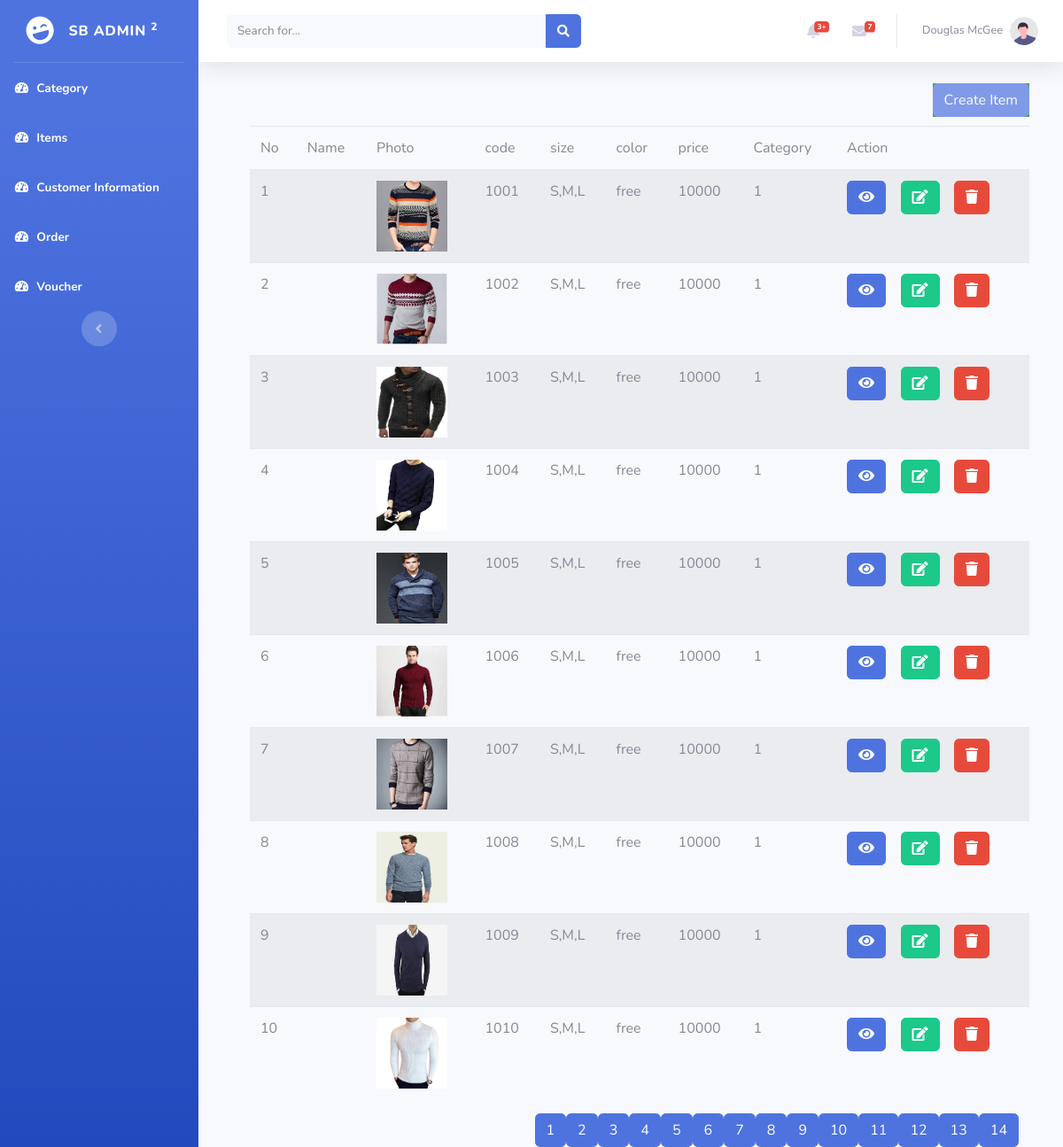
Screenshot of /backend/itemindex.php with the database file from the repository.
### tables this page shows
CREATE TABLE `item` (
  `id` int(11) NOT NULL,
  `name` varchar(255) NOT NULL,
  `photo` varchar(255) NOT NULL,
  `code` varchar(255) NOT NULL,
  `size` varchar(255) NOT NULL,
  `color` varchar(255) NOT NULL,
  `price` varchar(255) NOT NULL,
  `productid` int(11) NOT NULL
);

### backend/include/dbconn.php (called while the page is built, shortened)
<?php
class Database
{
	private static $dbHost='localhost';
	private static $dbName='purchasersystem';
	private static $dbUserName='root';
	private static $dbPassword='';
	private static $cont=null;
	public static function connect(){
	if (null== self::$cont) {
		try{
			self::$cont=new PDO("mysql:host=".self::$dbHost.";"."dbname=".self::$dbName,self::$dbUserName,self::$dbPassword);
		}
		catch (PDOException $e){
			die($e->getMessage());
		}
	}
	return self::$cont;
}
}
?>

### backend/model/item.php (called while the page is built, shortened)
<?php
include_once('include/dbconn.php');
class Item
{
	public function getitem()
{
    $this->pdo = Database::connect();
    $this->pdo->setAttribute(PDO::ATTR_ERRMODE,PDO::ERRMODE_EXCEPTION);
    $sql="select * from item LIMIT 10";
    $stmt=$this->pdo->prepare($sql);
    $stmt->execute();
    $results = $stmt -> fetchAll(PDO::FETCH_ASSOC);
    return $results;
    }
}
?>

### backend/controller/itemcontroller.php (called while the page is built, shortened)
<?php
include_once('model/item.php');
class ItemController extends Item
{
	public function showitem()
	{
		return $this->getitem();
	}
}
?>

### backend/itemindex.php (the view, shortened to what this page needs)
<?php
include_once("controller/itemcontroller.php");
$itemController=new ItemController();
$results=$itemController->showitem();
?>
<!DOCTYPE html>
<html lang="en">
<head>
    <link href="https://cdnjs.cloudflare.com/ajax/libs/font-awesome/5.15.1/css/all.min.css" rel="stylesheet" type="text/css">
    <link href="css/sb-admin-2.min.css" rel="stylesheet">
</head>
<body id="page-top">
    <div id="wrapper">
        <ul class="navbar-nav bg-gradient-primary sidebar sidebar-dark accordion" id="accordionSidebar">
            <a class="sidebar-brand d-flex align-items-center justify-content-center" href="create_cat.php">
                <div class="sidebar-brand-icon rotate-n-15">
                    <i class="fas fa-laugh-wink"></i>
                </div>
                <div class="sidebar-brand-text mx-3">SB Admin <sup>2</sup></div>
            </a>
            <hr class="sidebar-divider my-0">
             <li class="nav-item active">
                <a class="nav-link" href="catindex.php">
                    <i class="fas fa-fw fa-tachometer-alt"></i>
                    <span>Category</span></a>
            </li>
            <li class="nav-item active">
                <a class="nav-link" href="itemindex.php">
                    <i class="fas fa-fw fa-tachometer-alt"></i>
                    <span>Items</span></a>
            </li>
            <li class="nav-item active">
                <a class="nav-link" href="customerindex.php">
                    <i class="fas fa-fw fa-tachometer-alt"></i>
                    <span>Customer Information</span></a>
            </li>
            <li class="nav-item active">
                <a class="nav-link" href="orderindex.php">
                    <i class="fas fa-fw fa-tachometer-alt"></i>
                    <span>Order</span></a>
            </li>
            <li class="nav-item active">
                <a class="nav-link" href="voucherindex.php">
                    <i class="fas fa-fw fa-tachometer-alt"></i>
                    <span>Voucher</span></a>
            </li>
            <div class="text-center d-none d-md-inline">
                <button class="rounded-circle border-0" id="sidebarToggle"></button>
            </div>
        </ul>
        <div id="content-wrapper" class="d-flex flex-column">
            <div id="content">
                <nav class="navbar navbar-expand navbar-light bg-white topbar mb-4 static-top shadow">
                    <form
                        class="d-none d-sm-inline-block form-inline mr-auto ml-md-3 my-2 my-md-0 mw-100 navbar-search">
                        <div class="input-group">
                            <input type="text" class="form-control bg-light border-0 small" placeholder="Search for..."
                                aria-label="Search" aria-describedby="basic-addon2">
                            <div class="input-group-append">
                                <button class="btn btn-primary" type="button">
                                    <i class="fas fa-search fa-sm"></i>
                                </button>
                            </div>
                        </div>
                    </form>
                    <ul class="navbar-nav ml-auto">
                        <li class="nav-item dropdown no-arrow mx-1">
                            <a class="nav-link dropdown-toggle" href="#" id="alertsDropdown" role="button"
                                data-toggle="dropdown" aria-haspopup="true" aria-expanded="false">
                                <i class="fas fa-bell fa-fw"></i>
                                <span class="badge badge-danger badge-counter">3+</span>
                            </a>
                        </li>
                        <li class="nav-item dropdown no-arrow mx-1">
                            <a class="nav-link dropdown-toggle" href="#" id="messagesDropdown" role="button"
                                data-toggle="dropdown" aria-haspopup="true" aria-expanded="false">
                                <i class="fas fa-envelope fa-fw"></i>
                                <span class="badge badge-danger badge-counter">7</span>
                            </a>
                        </li>
                        <li class="nav-item dropdown no-arrow">
                            <a class="nav-link dropdown-toggle" href="#" id="userDropdown" role="button"
                                data-toggle="dropdown" aria-haspopup="true" aria-expanded="false">
                                <span class="mr-2 d-none d-lg-inline text-gray-600 small">Douglas McGee</span>
                                <img class="img-profile rounded-circle"
                                    src="img/undraw_profile.svg">
                            </a>
                        </li>
                    </ul>
                </nav>
                <div class="container-fluid">
                <div class="container-fluid" style="margin:0 10px 0 10px">
<div class='float-right' style="background-color: green; opacity: 0.7; margin:0 0 10px 0">
    <a href='createitem.php' class='btn btn-primary pull-right'>Create Item</a>
</div>
 <table class="table table-striped" >
<thead>
<tr >
<td >No</td>
<td>Name</td>
<td>Photo</td>
<td>code</td>
<td>size</td>
<td>color</td>
<td>price</td>
<td>Category</td>
<td>Action</td>
</tr>
</thead>
<tbody>
<?php
$i=1;
foreach($results as $result)
{
 ?>
<tr>
<td><?php echo $i++?> </td>
<td><?php echo $result['fname'];?>&nbsp; <?php echo $result['lname'];?></td>
<td><img src="<?php echo $result['photo'];?>" style="width:80px; height:80px;"></td>
<td><?php echo $result['code'];?> </td>
<td><?php echo $result['size'];?> </td>
<td><?php echo $result['color'];?> </td>
<td><?php echo $result['price'];?> </td>
<td><?php echo $result['productid'];?></td>
<td><a class="btn btn-primary" href="itemview.php?id=<?php echo $result['id'];?>" ><i class="fa fa-eye"></i></a>&nbsp; &nbsp; <a class="btn btn-success" href="itemedit.php?id=<?php echo $result['id'];?>"><i class="fa fa-edit"></i></a>&nbsp; &nbsp; <a class="btn btn-danger" onclick="return deleteuser(<?php echo $result['id'];?>);"><i class="fa fa-trash"></i></a></td>
</tr>
<?php
}
?>
</tbody>
</table>
<div class="container-fluid">
    <div class="row" style="float: right;">
        <a href="itemindex.php" class="btn btn-primary">1</a>
        <a href="item2.php" class="btn btn-primary">2</a>
        <a href="item3.php" class="btn btn-primary">3</a>
        <a href="item4.php" class="btn btn-primary">4</a>
        <a href="item5.php" class="btn btn-primary">5</a>
        <a href="item6.php" class="btn btn-primary">6</a>
        <a href="item7.php" class="btn btn-primary">7</a>
        <a href="item8.php" class="btn btn-primary">8</a>
        <a href="item9.php" class="btn btn-primary">9</a>
        <a href="item10.php" class="btn btn-primary">10</a>
        <a href="item11.php" class="btn btn-primary">11</a>
        <a href="item12.php" class="btn btn-primary">12</a>
        <a href="item13.php" class="btn btn-primary">13</a>
        <a href="item14.php" class="btn btn-primary">14</a>
    </div>
</div>
</div>
                </div>
            </div>
       </div>
        </div>
</body>
</html>

### rows the page displays
item: photo (picture), code "1001", size "S,M,L", color "free", price "10000", productid "1"
item: photo (picture), code "1002", size "S,M,L", color "free", price "10000", productid "1"
item: photo (picture), code "1003", size "S,M,L", color "free", price "10000", productid "1"
item: photo (picture), code "1004", size "S,M,L", color "free", price "10000", productid "1"
item: photo (picture), code "1005", size "S,M,L", color "free", price "10000", productid "1"
item: photo (picture), code "1006", size "S,M,L", color "free", price "10000", productid "1"
item: photo (picture), code "1007", size "S,M,L", color "free", price "10000", productid "1"
item: photo (picture), code "1008", size "S,M,L", color "free", price "10000", productid "1"
item: photo (picture), code "1009", size "S,M,L", color "free", price "10000", productid "1"
item: photo (picture), code "1010", size "S,M,L", color "free", price "10000", productid "1"
